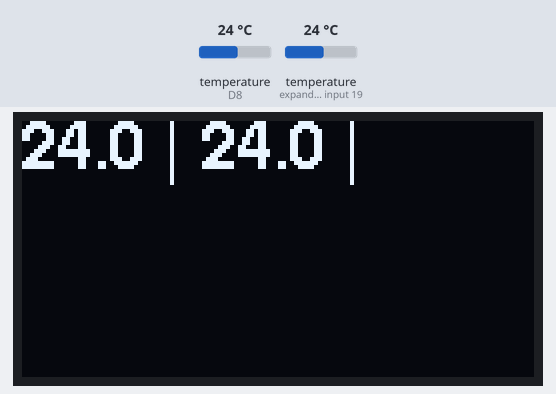
This sketch was run on a simulated ESP8266 (NodeMCU). Shown: 128×64 one-colour display. Inputs (shaded band) come from the test bench; at power-on: temperature (sensors on D8, expander input 19) 24 °C. What the sketch prints to the serial monitor is not drawn.

Above: at 3.4 s.
3.5 s: temperature (sensor on D8) set to 12 °C
At 5.5 s:
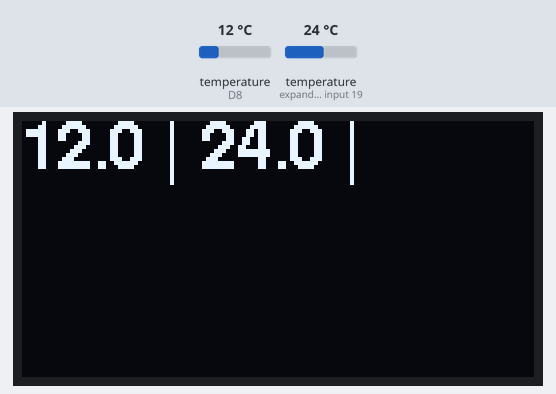
6.1 s: temperature (sensor on expander input 19) set to 12 °C
At 6.9 s:
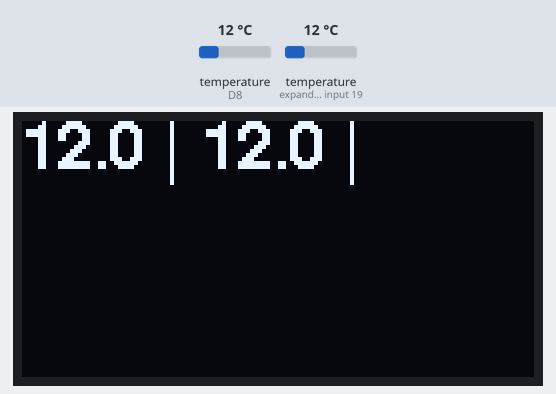
8.6 s: temperature (sensor on D8) set to 19 °C
At 11.0 s:
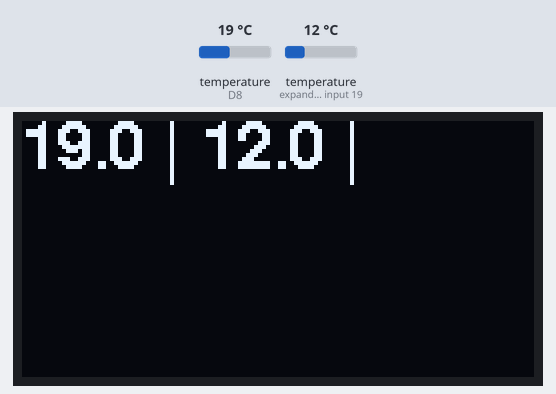
11.5 s: temperature (sensor on expander input 19) set to 19 °C
At 12.4 s:
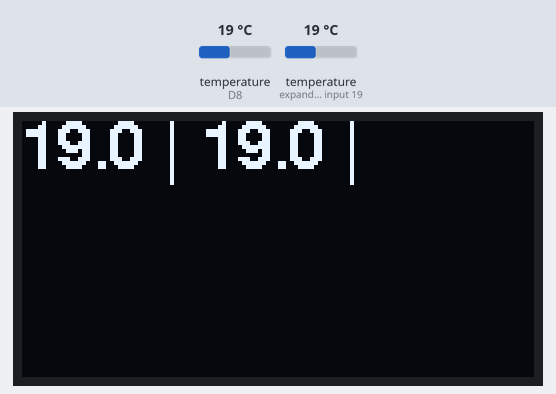
14.0 s: temperature (sensor on D8) set to 28 °C
At 16.5 s:
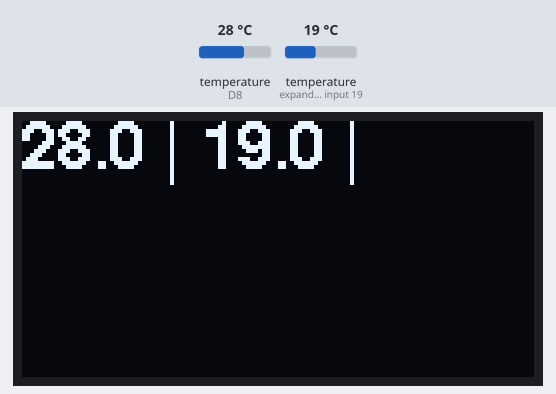
16.9 s: temperature (sensor on expander input 19) set to 28 °C
At 18.0 s:
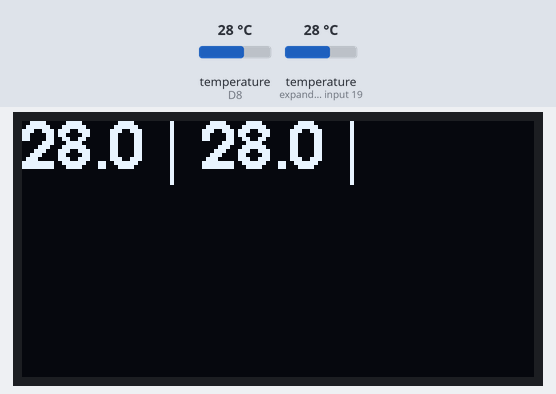
Timing chart, 0 to 19.9 s (numbered marks = the images above; inputs shaded):
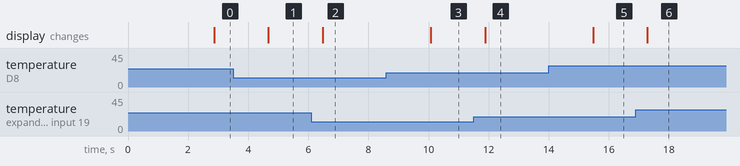

The sketch:

ERR-LCD-TEMP.ino
```cpp
#define PIN_TEMP D8     // TEMP PIN

// Temperature sensor
#include <Wire.h>
#include <DallasTemperature.h>

// LCP sensor
#include <U8g2lib.h>
#include <U8x8lib.h>
U8G2_SSD1306_128X64_NONAME_2_SW_I2C u8g2 (U8G2_R0, D1, D2);

float sensorTemp0 ;
float sensorTemp1 ;

OneWire oneWire(PIN_TEMP); // Setup a oneWire instance to communicate with any OneWire devices
DallasTemperature sensors(&oneWire); // Pass our oneWire reference to Dallas Temperature.


void setup() {
  Serial.begin(9600);

  Serial.println(".");
  Serial.println(".");
  Serial.println(".");

  sensors.begin();
  u8g2.begin();
  u8g2.clear();

  delay(2000);

}

void GetAllSensorValues() {

  sensors.requestTemperatures(); // Send the command to get temperature readings
    sensorTemp0 = sensors.getTempCByIndex(0);
    sensorTemp1 = sensors.getTempCByIndex(1);

    if (sensorTemp0 <= 0 ) sensorTemp0 =0;
    if (sensorTemp1 <= 0 ) sensorTemp1 =0;

}

void loop() {


  GetAllSensorValues();

  DisplayLCD();

  delay(1000);
}


void DisplayLCD(){
  String line1 = "";
  String line2 = "";
  String line3 = "";

  float txtTemp0 = round(sensorTemp0*10);
  txtTemp0 = txtTemp0/10;
  float txtTemp1 = round(sensorTemp1*10);
  txtTemp1 = txtTemp1 /10;

  u8g2.clearBuffer();
  u8g2.setFont(u8g2_font_helvB12_tf);

  /* ------- LINE 1 ------- */
  line1 = String(txtTemp0).substring(0, 4) + " | " + String(txtTemp1).substring(0, 4) + " | " ;

  u8g2.drawStr(0,12, line1.c_str() );

  u8g2.sendBuffer();

}
```

Measured:
- after the input at 3.5 s, the display: changes after 1.2 s (image 1)
- after the input at 6.1 s, the display: changes after 0.38 s (image 2)
- after the input at 8.6 s, the display: changes after 1.5 s (image 3)
- after the input at 11.5 s, the display: changes after 0.38 s (image 4)
- after the input at 14.0 s, the display: changes after 1.5 s (image 5)
- after the input at 16.9 s, the display: changes after 0.39 s (image 6)
